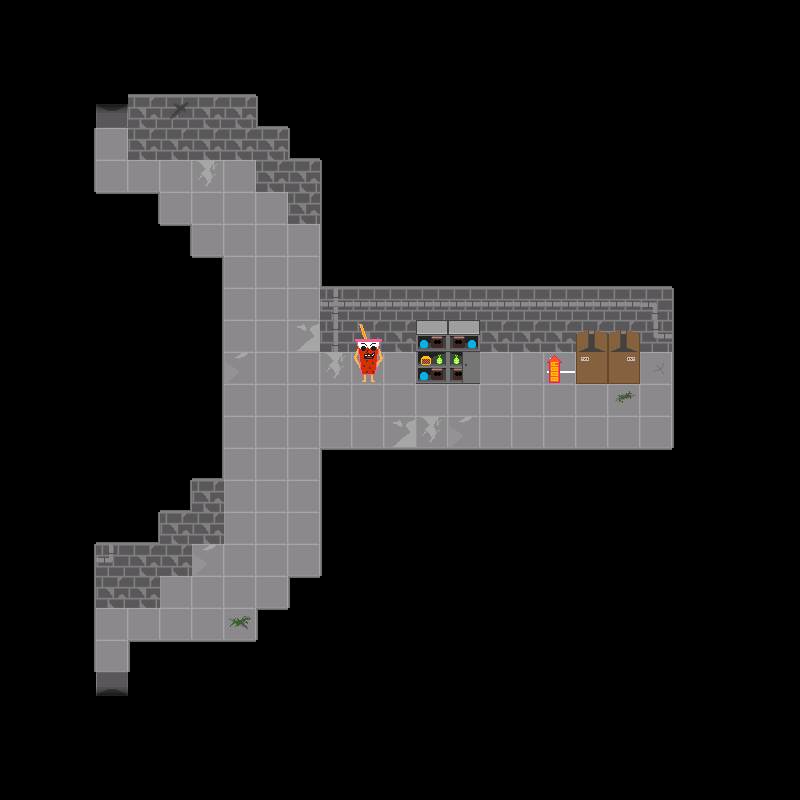

A 2D game scene composited from a Tiled map and its tileset images. What follows is a short description and the map's XML, with each tile layer's data collapsed to a summary:
An orthogonal 25x25 tile map with 32x32 px tiles, 5 tile layers (backgroundLayer, wallLayer, objectLayer, objectAboveLayer, ...), 2 tilesets and 2 objects.

<map version="1.2" tiledversion="1.2.3" orientation="orthogonal" renderorder="right-down" width="25" height="25" tilewidth="32" tileheight="32" infinite="0" nextlayerid="7" nextobjectid="3">
 <tileset firstgid="1" name="floor1tiles" tilewidth="32" tileheight="32" tilecount="81" columns="9">
  <image source="../../assets/Floor 1/Floors/f1spritesheet.png" width="288" height="288" />
  <tile id="21">
   <properties>
    <property name="door" value="down" />
   </properties>
  </tile>
  <tile id="22">
   <properties>
    <property name="door" value="left" />
   </properties>
  </tile>
  <tile id="23">
   <properties>
    <property name="door" value="right" />
   </properties>
  </tile>
  <tile id="24">
   <properties>
    <property name="door" value="up" />
   </properties>
  </tile>
 </tileset>
 <tileset firstgid="82" name="objects" tilewidth="32" tileheight="32" tilecount="20" columns="4">
  <image source="../../assets/Floor 1/Floors/objspritesheet.png" width="128" height="160" />
 </tileset>
 <layer id="1" name="backgroundLayer" width="25" height="25">
  <data>[625 cells, 625 non-empty, 10 distinct tile ids]</data>
 </layer>
 <layer id="2" name="wallLayer" width="25" height="25">
  <data>[625 cells, 128 non-empty, 17 distinct tile ids]</data>
 </layer>
 <layer id="4" name="objectLayer" width="25" height="25">
  <data>[625 cells, 6 non-empty, 5 distinct tile ids]</data>
 </layer>
 <layer id="5" name="objectAboveLayer" width="25" height="25">
  <data>[625 cells, 5 non-empty, 3 distinct tile ids]</data>
 </layer>
 <objectgroup id="6" name="doorLayer">
  <object id="1" gid="81" x="96" y="128" width="32" height="32">
   <properties>
    <property name="door" value="up" />
   </properties>
  </object>
  <object id="2" gid="81" x="96" y="704" width="32" height="32">
   <properties>
    <property name="door" value="down" />
   </properties>
  </object>
 </objectgroup>
 <layer id="3" name="aboveLayer" width="25" height="25">
  <data>[625 cells, 0 non-empty, 0 distinct tile ids]</data>
 </layer>
</map>